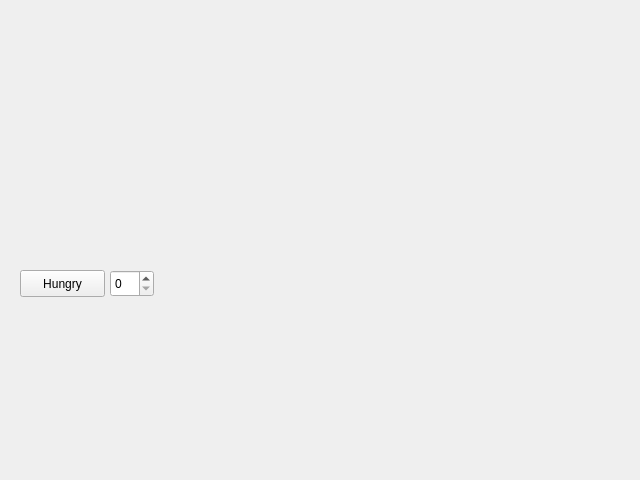
<?xml version="1.0" encoding="UTF-8"?>
<ui version="4.0">
 <class>Tamagotchi</class>
 <widget class="QWidget" name="Tamagotchi">
  <property name="geometry">
   <rect>
    <x>0</x>
    <y>0</y>
    <width>640</width>
    <height>480</height>
   </rect>
  </property>
  <property name="windowTitle">
   <string>Form</string>
  </property>
  <widget class="QPushButton" name="pushHungry">
   <property name="geometry">
    <rect>
     <x>20</x>
     <y>270</y>
     <width>85</width>
     <height>27</height>
    </rect>
   </property>
   <property name="text">
    <string>Hungry</string>
   </property>
  </widget>
  <widget class="QSpinBox" name="spinBox">
   <property name="geometry">
    <rect>
     <x>110</x>
     <y>270</y>
     <width>44</width>
     <height>27</height>
    </rect>
   </property>
  </widget>
 </widget>
 <resources/>
 <connections/>
</ui>
